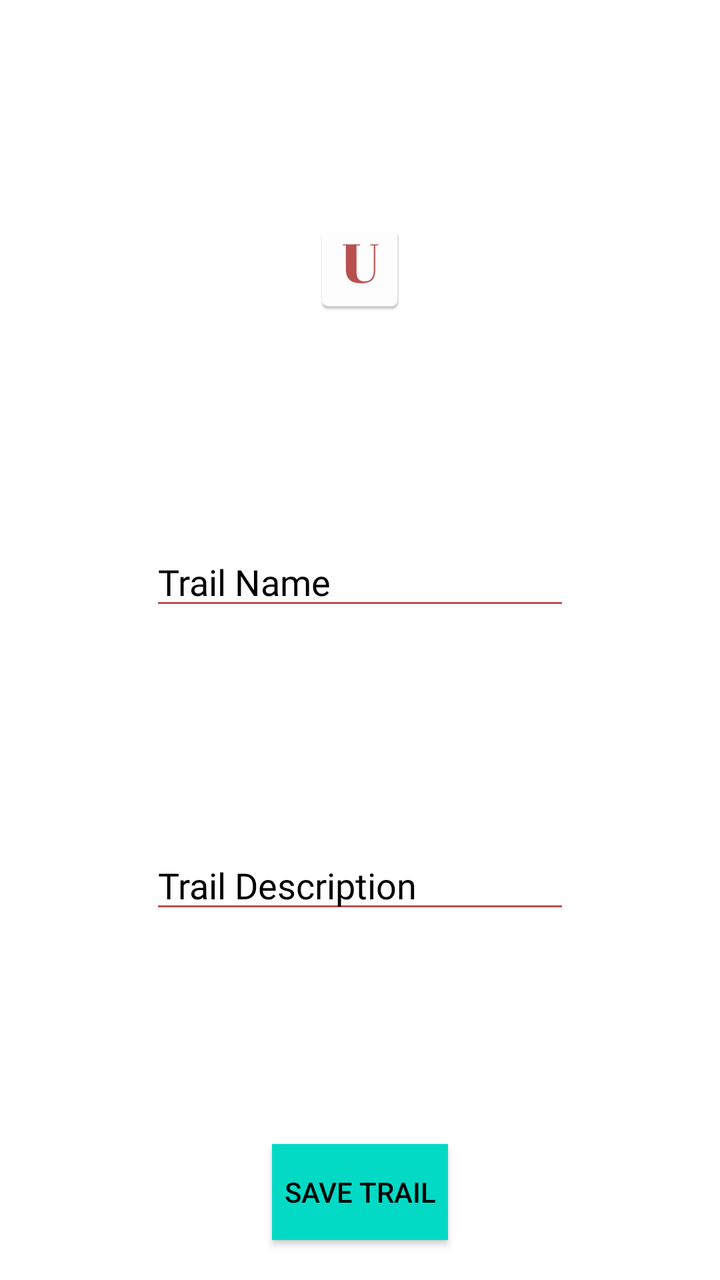
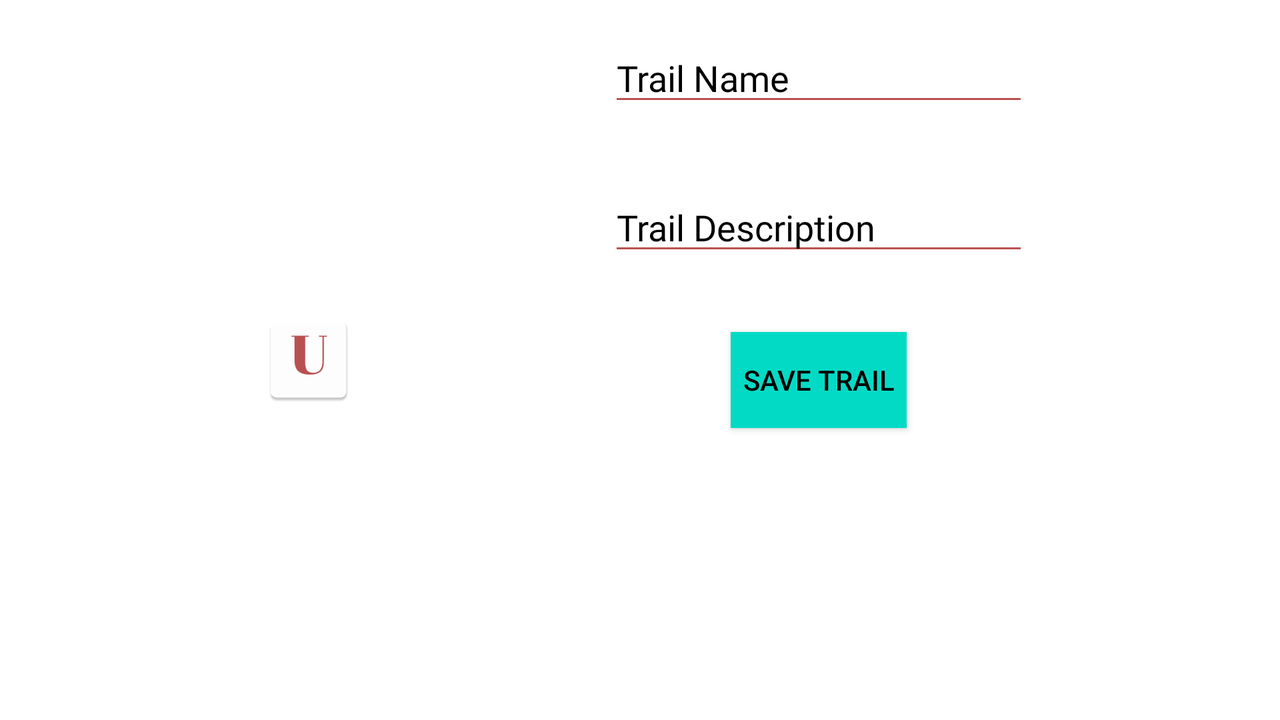

Two renders of one Android screen. The first uses the default layout on a phone; the second uses the alternative layout the repository ships for a different screen configuration, on a matching device. The two XML files are below.
<!-- AndroidManifest.xml: application theme Theme.AppCompat.NoActionBar -->
<!-- res/layout/activity_trail_summary.xml -->
<?xml version="1.0" encoding="utf-8"?>
<androidx.constraintlayout.widget.ConstraintLayout xmlns:android="http://schemas.android.com/apk/res/android"
    xmlns:app="http://schemas.android.com/apk/res-auto"
    xmlns:tools="http://schemas.android.com/tools"
    android:layout_width="match_parent"
    android:layout_height="match_parent"
    android:background="#FFFFFF"
    android:backgroundTint="@color/white"
    tools:context=".TrailSummaryActivity">

    <Button
        android:id="@+id/saveStopButton"
        android:layout_width="wrap_content"
        android:layout_height="wrap_content"
        android:layout_marginBottom="20dp"
        android:background="@color/colorAccent"
        android:onClick="onClick"
        android:text="@string/save_trail"
        android:textColor="@color/black"
        app:layout_constraintBottom_toBottomOf="parent"
        app:layout_constraintEnd_toEndOf="parent"
        app:layout_constraintStart_toStartOf="parent" />

    <ImageView
        android:id="@+id/imageView3"
        android:layout_width="wrap_content"
        android:layout_height="wrap_content"
        app:layout_constraintBottom_toTopOf="@+id/stop_name"
        app:layout_constraintEnd_toEndOf="parent"
        app:layout_constraintStart_toStartOf="parent"
        app:layout_constraintTop_toTopOf="parent"
        app:srcCompat="@mipmap/ic_urban_trails_logo" />

    <EditText
        android:id="@+id/trail_summary_description"
        android:layout_width="wrap_content"
        android:layout_height="wrap_content"
        android:autofillHints=""
        android:backgroundTint="@color/red"
        android:ems="10"
        android:fontFamily="@font/cousine_bold"
        android:hint="@string/trail_description"
        android:textColor="@color/black"
        android:textColorHint="@color/grey"
        android:inputType="textMultiLine"
        app:layout_constraintBottom_toTopOf="@+id/saveStopButton"
        app:layout_constraintEnd_toEndOf="parent"
        app:layout_constraintStart_toStartOf="parent"
        app:layout_constraintTop_toBottomOf="@+id/stop_name" />

    <EditText
        android:id="@+id/stop_name"
        android:layout_width="wrap_content"
        android:layout_height="wrap_content"
        android:backgroundTint="@color/red"
        android:ems="10"
        android:fontFamily="@font/cousine_bold"
        android:hint="@string/trail_name"
        android:inputType="textPersonName"
        android:textColor="@color/black"
        android:textColorHint="@color/grey"
        app:layout_constraintBottom_toTopOf="@+id/trail_summary_description"
        app:layout_constraintEnd_toEndOf="parent"
        app:layout_constraintStart_toStartOf="parent"
        app:layout_constraintTop_toBottomOf="@+id/imageView3" />

</androidx.constraintlayout.widget.ConstraintLayout>
<!-- resources referenced by this layout -->
<resources>
  <color name="black">#000000</color>
  <color name="colorAccent">#03DAC5</color>
  <color name="red">#BA5151</color>
  <color name="white">#FFFFFF</color>
  <!-- mipmap ic_urban_trails_logo: png bitmap (mipmap-hdpi, 1111 bytes) -->
  <string name="save_trail">Save Trail</string>
  <string name="trail_description">Trail Description</string>
  <string name="trail_name">Trail Name</string>
</resources>
<!-- res/layout-land/activity_trail_summary.xml (the repository's variant of the layout above) -->
<!-- drawn on the phone turned sideways -->
<?xml version="1.0" encoding="utf-8"?>
<androidx.constraintlayout.widget.ConstraintLayout xmlns:android="http://schemas.android.com/apk/res/android"
    xmlns:app="http://schemas.android.com/apk/res-auto"
    xmlns:tools="http://schemas.android.com/tools"
    android:layout_width="match_parent"
    android:layout_height="match_parent"
    android:background="#FFFFFF"
    android:backgroundTint="@color/white"
    tools:context=".TrailSummaryActivity">

    <ImageView
        android:id="@+id/imageView3"
        android:layout_width="wrap_content"
        android:layout_height="wrap_content"
        app:layout_constraintBottom_toBottomOf="parent"
        app:layout_constraintEnd_toEndOf="parent"
        app:layout_constraintHorizontal_bias="0.22"
        app:layout_constraintStart_toStartOf="parent"
        app:layout_constraintTop_toTopOf="parent"
        app:srcCompat="@mipmap/ic_urban_trails_logo" />

    <ScrollView
        android:layout_width="wrap_content"
        android:layout_height="match_parent"
        app:layout_constraintEnd_toEndOf="parent"
        app:layout_constraintStart_toEndOf="@+id/imageView3">

        <LinearLayout
            android:layout_width="match_parent"
            android:layout_height="wrap_content"
            android:gravity="center_horizontal"
            android:orientation="vertical">

            <EditText
                android:id="@+id/stop_name"
                android:layout_width="wrap_content"
                android:layout_height="wrap_content"
                android:layout_marginVertical="50px"
                android:backgroundTint="@color/red"
                android:ems="10"
                android:fontFamily="@font/cousine_bold"
                android:hint="@string/trail_name"
                android:textColor="@color/black"
                android:textColorHint="@color/grey" />

            <EditText
                android:id="@+id/trail_summary_description"
                android:layout_width="wrap_content"
                android:layout_height="wrap_content"
                android:layout_marginVertical="50px"
                android:autofillHints=""
                android:backgroundTint="@color/red"
                android:ems="10"
                android:fontFamily="@font/cousine_bold"
                android:hint="@string/trail_description"
                android:inputType="textMultiLine"
                android:textColor="@color/black"
                android:textColorHint="@color/grey" />

            <Button
                android:id="@+id/saveStopButton"
                android:layout_width="wrap_content"
                android:layout_height="wrap_content"
                android:layout_marginVertical="50px"
                android:layout_marginBottom="40dp"
                android:background="@color/colorAccent"
                android:onClick="onClick"
                android:text="@string/save_trail"
                android:textColor="@color/black" />
        </LinearLayout>
    </ScrollView>

</androidx.constraintlayout.widget.ConstraintLayout>
